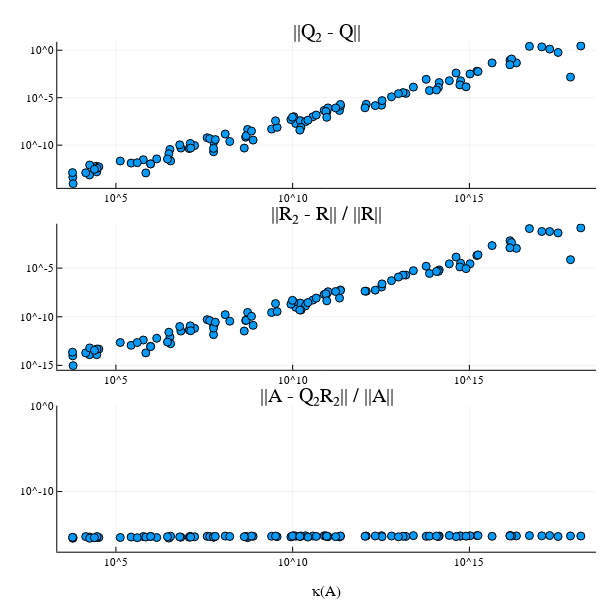

The notebook cell this image was saved under:
### Code cell
q = plot(conds, Q_errs
    , st = :scatter
    , title = "||Q₂ - Q||"
)
r = plot(conds, R_rel_errs
    , st = :scatter
    , title = "||R₂ - R|| / ||R||"
)
a = plot(conds, A_rel_errs
    , st = :scatter
    , title = "||A - Q₂R₂|| / ||A||"
    , ylim = (1.e-17, 1.e0)
    , xlabel = "κ(A)"
)
plot(q, r, a, layout=(3,1)
    , scale = :log10

    , size = (600,600)
)
